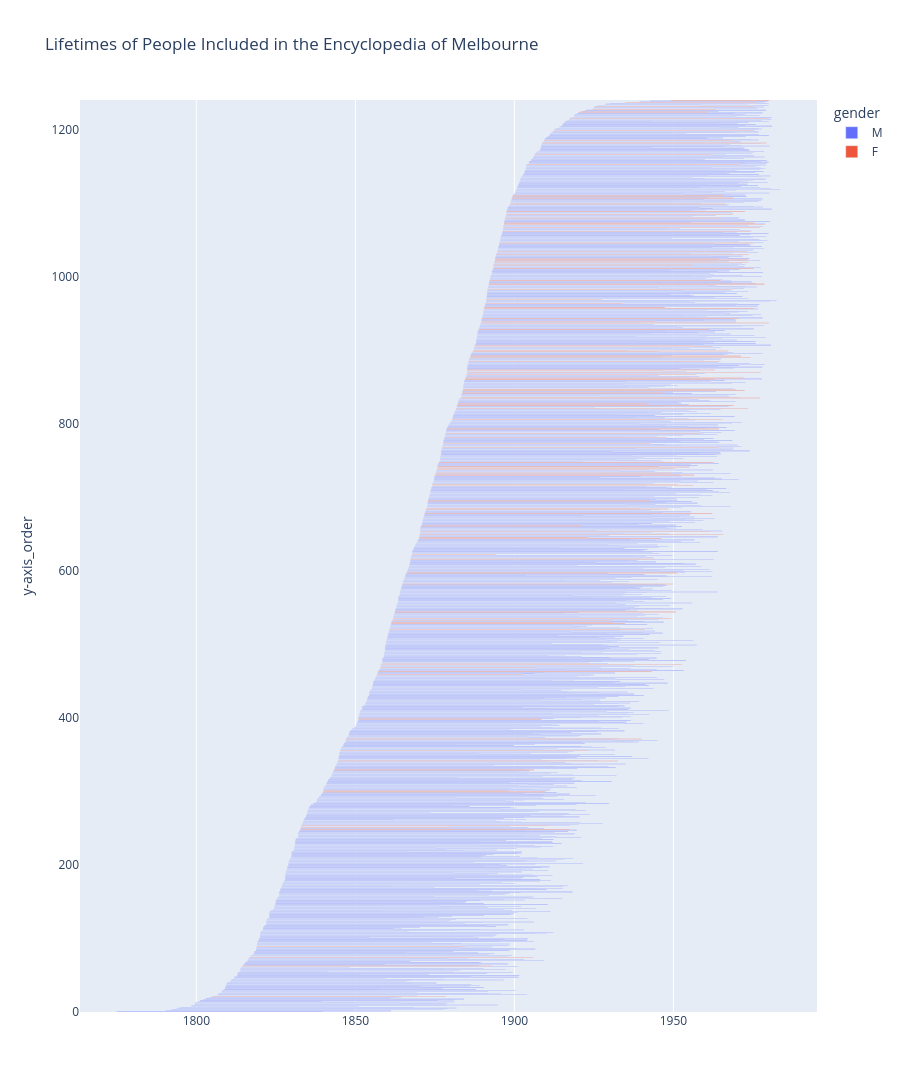

Write notebook code for a chart like this one.
### Code cell
fig = px.timeline(
    df,
    x_start="birth_date",
    x_end="death_date",
    y="y-axis_order",
    hover_data={
        "name": True,
        "birth_date": True,
        "death_date": True,
    },
    title="Lifetimes of People Included in the Encyclopedia of Melbourne",
    height=1800,
    color="gender",
)

fig.show()
